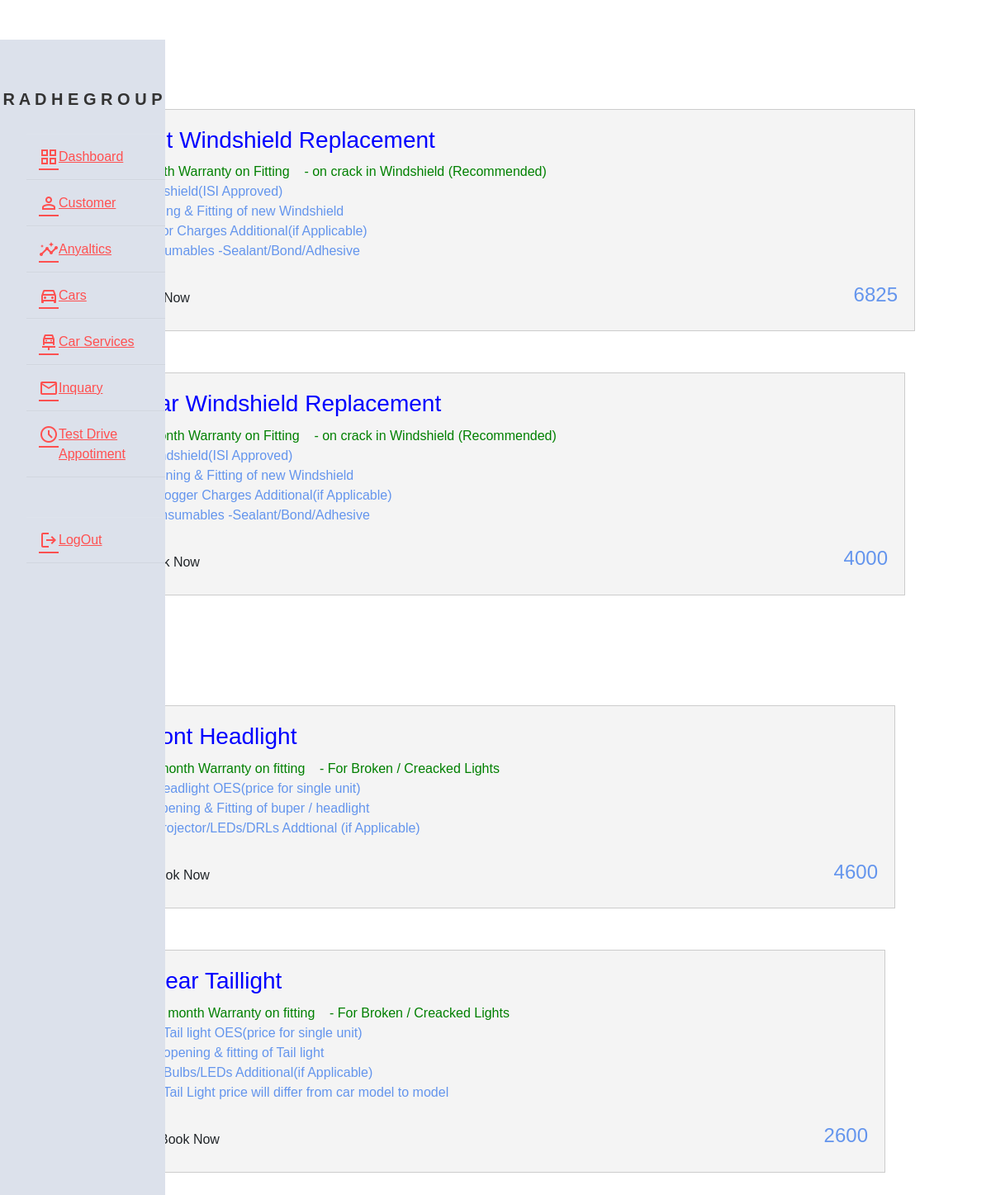
Screenshot of /windshield.php with the database file from the repository.
### tables this page shows
CREATE TABLE `car_windshield` (
  `service_id` int(50) NOT NULL,
  `header` varchar(100) NOT NULL,
  `img_url` varchar(150) NOT NULL,
  `service_name` varchar(150) NOT NULL,
  `warranty` varchar(200) NOT NULL,
  `Description` varchar(600) NOT NULL,
  `service_book` varchar(100) NOT NULL,
  `price` int(100) NOT NULL
);

### windshield.php (the view, shortened to what this page needs)
<!DOCTYPE html>
<html lang="en">
<head>
    <link href="https://cdn.jsdelivr.net/npm/bootstrap@5.0.2/dist/css/bootstrap.min.css" rel="stylesheet">
</head>
<body>
    <br><br>
    <?php include "nav.php" ;
    $servername = "localhost";
    $username = "root";
    $pass = "";
    $database = "car sales and service";
    $conn = mysqli_connect($servername,$username,$pass,$database);
    $sql = "SELECT * FROM car_windshield";
    $result = $conn->query($sql);
if ($result->num_rows > 0) {
while($row = $result->fetch_assoc()) {
    echo "<div class = 'container'>";
    echo "<h3>" .$row["header"] . "</h3>";
    echo "<div class ='box'>";
    echo "<div class = 'contact-info'>";
    echo "<h3>" .$row["service_name"] . "</h3>";
    echo "<ul>";
    echo "<li> - " .$row["warranty"] . "</li>";
    echo "</ul>";
    echo "<p>";
$details = explode(",", $row["Description"]);
foreach ($details as $detail) {
echo "<span style='color: green;'>&#10004;</span> " . trim($detail) . "<br>";
}
echo "</p>";
    echo "<div class='fes1'>";
    echo "<a href = '" .$row["service_book"] . "'class='btn'>Book Now</a>";
    echo "<h4>" .$row["price"] . "</h4>";
    echo "</div>";
    echo "</div>";
    echo "</div>";
}
} else {
echo "No services found";
}
    ?>
</body>
</html>

### windshield.php (style rules this page uses)
body { background-image: url('img/hero-bg.jpg'); font-family: Arial, sans-serif; }
.container { width: 100%; max-width: 1000px; margin: 0 auto; }
.container h3 { color:#f4f4f4; }
.box { display: flex; border: 1px solid #ccc; background-color: #f4f4f4; margin: 50px 50px; padding: 20px; box-sizing: border-box; color: cornflowerblue; }
.contact-info { flex: 1; display: flex; flex-direction: column; justify-content: space-between; }
.contact-info h3 { margin-bottom: 10px; color:blue; }
.contact-info ul { list-style: none; padding: 0; margin: 0; }
.contact-info li { color: green; }
.fes1 { display: flex; justify-content: space-between; align-items: center; margin-top: 10px; }
.btn { background-color: #007BFF; color: #fff; padding: 8px 15px; text-decoration: none; border-radius: 5px; transition: background-color 0.3s; }

### nav.php (style rules this page uses)
* { margin: 0; padding: 0; box-sizing: border-box; list-style: none; text-decoration: none; font-family: 'Poppins', sans-serif; }

### rows the page displays
car_windshield: service_name "Front Windshield Replacement", warranty "1 month Warranty on Fitting - on crack in Windshield (Recommended)", Description "Windshield(ISI Approved)", Description "opening & Fitting of new Windshield", Description "sensor Charges Additional(if Applicable)", Description "Consumables -Sealant/Bond/Adhesive", price "6825"
car_windshield: service_name "Rear Windshield Replacement", warranty "1 month Warranty on Fitting - on crack in Windshield (Recommended)", Description "Windshield(ISI Approved)", Description "opening & Fitting of new Windshield", Description "Defogger Charges Additional(if Applicable)", Description "Consumables -Sealant/Bond/Adhesive", price "4000"
car_windshield: service_name "Front Headlight", warranty "1 month Warranty on fitting - For Broken / Creacked Lights", Description "Headlight OES(price for single unit)", Description "opening & Fitting of buper / headlight", Description "Projector/LEDs/DRLs Addtional (if Applicable)", price "4600"
car_windshield: service_name "Rear Taillight", warranty "1 month Warranty on fitting - For Broken / Creacked Lights", Description "Tail light OES(price for single unit)", Description "opening & fitting of Tail light", Description "Bulbs/LEDs Additional(if Applicable)", Description "Tail Light price will differ from car model to model", price "2600"
